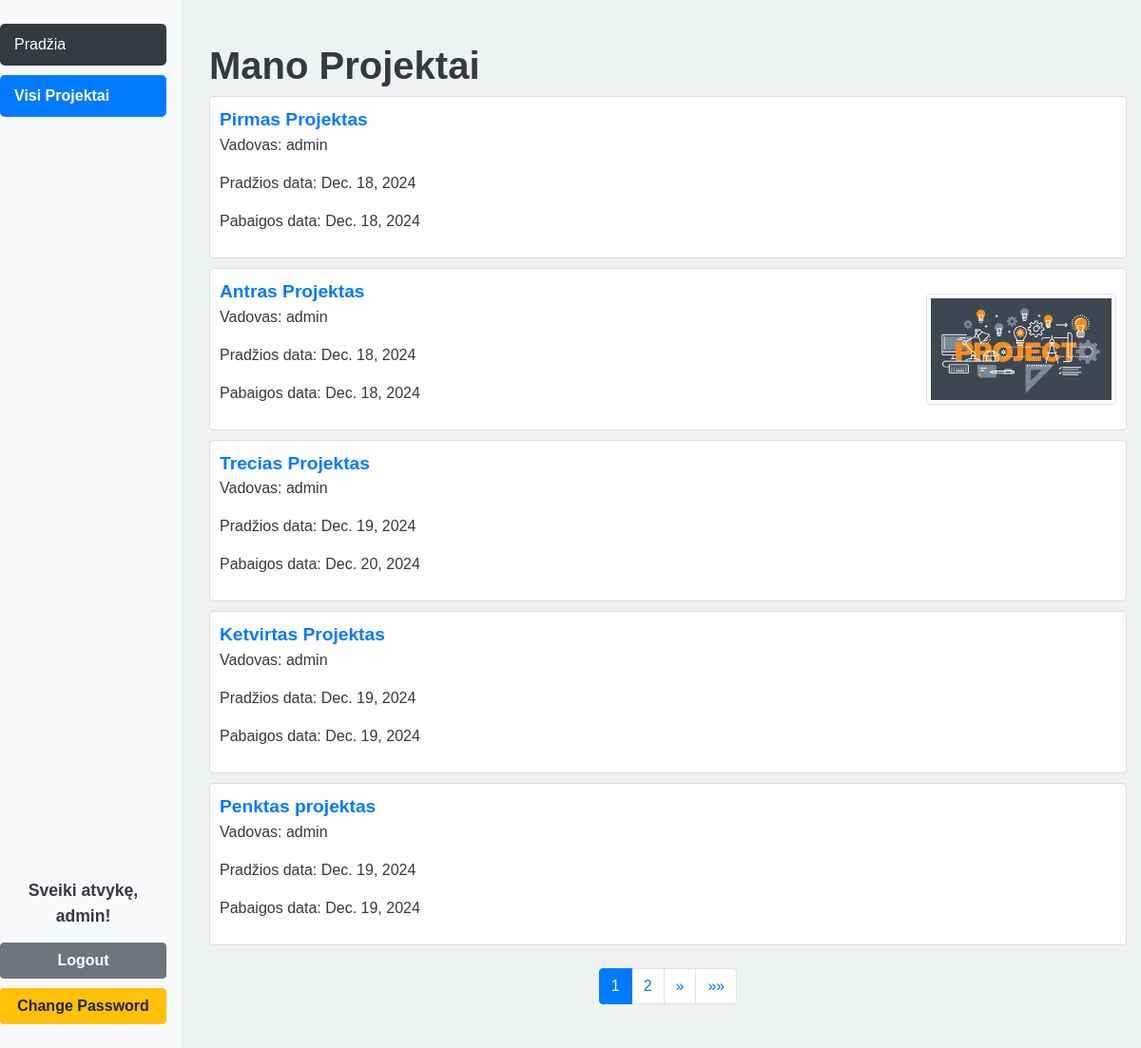
/projektai/projektai/ (signed in), run on the app's committed database.
### projektuvaldymas/models.py (models this page shows, shortened)
class Projektas(models.Model):
    id = models.UUIDField(primary_key=True, default=uuid.uuid4, editable=False)
    pavadinimas = models.CharField("Pavadinimas", max_length=250)
    pradzios_data = models.DateField("Pradžios data", default=timezone.now)
    pabaigos_data = models.DateField("Pabaigos data", null=True, blank=True)
    klientas = models.ForeignKey(Klientas, on_delete=models.CASCADE, related_name="projektai")
    vadovas = models.ForeignKey(User, on_delete=models.CASCADE, related_name="vadovaujami_projektai")
    darbuotojai = models.ManyToManyField(Darbuotojas, related_name="projektai")
    darbai = models.ManyToManyField(Darbas, related_name="projektai")
    saskaitos = models.ManyToManyField(Saskaita, related_name="projektai")
    nuotrauka = models.ImageField(upload_to='projekto_nuotraukos/', blank=True, null=True)
    aprasymas = HTMLField(blank=True)
    class Meta:
        verbose_name = "Projektas"
        verbose_name_plural = "Projektai"

### projektuvaldymas/views.py (the view)
# urls.py: path('projektai/', views.projektai_list, name='projektai_list'),
@login_required
def projektai_list(request):
    projektai = Projektas.objects.filter(vadovas=request.user)
    paginator = Paginator(projektai, 5)  # Show 5 projects per page
    page = request.GET.get('page')
    try:
        projektai_paginated = paginator.page(page)
    except PageNotAnInteger:
        projektai_paginated = paginator.page(1)  # If page is not an integer, deliver the first page
    except EmptyPage:
        projektai_paginated = paginator.page(paginator.num_pages)  # If page is out of range, deliver the last page
    return render(request, 'projektai_list.html', {'projektai': projektai_paginated})

### projektuvaldymas/templates/projektai_list.html (shortened to what this page needs)
{% extends 'base.html' %}
{% block content %}
<h1>Mano Projektai</h1>
{% if projektai %}
<ul class="list-group projektai-list">
    {% for projektas in projektai %}
    <li class="list-group-item projektas-item d-flex justify-content-between align-items-center">
        <div>
            <a href="{% url 'projektas_detail' projektas.pk %}" class="projektas-link">{{ projektas.pavadinimas }}</a>
            <p>Vadovas: {{ projektas.vadovas }}</p>
            <p>Pradžios data: {{ projektas.pradzios_data }}</p>
            <p>Pabaigos data: {{ projektas.pabaigos_data|default:"Nenurodyta" }}</p>
        </div>
        {% if projektas.nuotrauka %}
        <img src="{{ projektas.nuotrauka.url }}" alt="{{ projektas.pavadinimas }}" class="img-thumbnail ms-3"
             style="width: 200px; height: auto;">
        {% endif %}
    </li>
    {% endfor %}
</ul>
<nav aria-label="Page navigation" class="mt-4">
    <ul class="pagination justify-content-center">
        {% for num in projektai.paginator.page_range %}
        {% if num == projektai.number %}
        <li class="page-item active">
            <a class="page-link" href="#">{{ num }}</a>
        </li>
        {% elif num > projektai.number|add:'-3' and num < projektai.number|add:'3' %}
        <li class="page-item">
            <a class="page-link" href="?page={{ num }}">{{ num }}</a>
        </li>
        {% endif %}
        {% endfor %}
        {% if projektai.has_next %}
        <li class="page-item">
            <a class="page-link" href="?page={{ projektai.next_page_number }}" aria-label="Next">
                <span aria-hidden="true">&raquo;</span>
            </a>
        </li>
        <li class="page-item">
            <a class="page-link" href="?page={{ projektai.paginator.num_pages }}" aria-label="Last">
                <span aria-hidden="true">&raquo;&raquo;</span>
            </a>
        </li>
        {% endif %}
    </ul>
</nav>
{% else %}
<p class="text-muted">Jums nepriskirta jokių projektų.</p>
{% endif %}
{% endblock %}

### projektuvaldymas/templates/base.html (shortened to what this page needs)
<!DOCTYPE html>
<html lang="en">
<head>
    <link rel="stylesheet" href="https://stackpath.bootstrapcdn.com/bootstrap/4.1.3/css/bootstrap.min.css"
>
    {% load static %}
    <link rel="stylesheet" href="{% static 'css/styles.css' %}">
</head>
<body>
<div class="container-fluid h-100">
    <div class="row h-100">
        <div class="col-sm-2 d-flex flex-column sidebar">
            {% block sidebar %}
            <ul class="sidebar-nav">
                <li><a href="{% url 'index' %}" class="{% if request.resolver_match.url_name == 'index' %}active{% endif %}">Pradžia</a></li>
                <li><a href="{% url 'projektai_list' %}" class="{% if request.resolver_match.url_name == 'projektai_list' %}active{% endif %}">Visi Projektai</a></li>
            </ul>
            <div class="mt-auto sidebar-bottom">
                {% if user.is_authenticated %}
                <p class="welcome-message">Sveiki atvykę, {{ user.username }}!</p>
                <form method="post" action="{% url 'logout' %}">
                    <button type="submit" class="btn btn-secondary btn-block">Logout</button>
                </form>
                <a href="{% url 'password_change' %}" class="btn btn-warning btn-block">Change Password</a>
                {% else %}
                <a href="{% url 'login' %}" class="btn btn-primary btn-block">Login</a>
                <a href="{% url 'register' %}" class="btn btn-success btn-block">Register</a>
                {% endif %}
            </div>
            {% endblock %}
        </div>
        <div class="col-sm-10 content-wrapper">{% block content %}{% endblock %}</div>
    </div>
</div>
</body>
</html>

### projektuvaldymas/static/css/styles.css (style rules this page uses)
html, body { height: 100%; margin: 0; font-family: 'Arial', sans-serif; background-color: #eef2f3; color: #343a40; }
h1, h2 { font-weight: bold; margin-top: 15px; }
.container-fluid { height: 100%; padding: 0; }
.row { height: 100%; }
.sidebar { background-color: #f8f9fa; padding: 15px; display: flex; flex-direction: column; min-height: 100vh; position: relative; }
.sidebar-nav { list-style: none; padding: 0; margin: 0; flex-grow: 1; }
.sidebar-nav li { margin: 10px 0; }
.sidebar-nav a { text-decoration: none; color: #ffffff; display: block; padding: 10px 15px; background-color: #343a40; border-radius: 5px; transition: background-color 0.3s, transform 0.2s; }
.sidebar-nav a.active { background-color: #007bff; color: #ffffff; font-weight: bold; }
.sidebar-bottom { margin-top: auto; }
.sidebar-bottom .btn { margin-bottom: 10px; font-size: 1rem; font-weight: bold; display: block; text-align: center; }
.welcome-message { text-align: center; font-size: 1.1rem; font-weight: bold; color: #343a40; margin-bottom: 15px; }
.content-wrapper { padding: 30px; background-color: #eef2f3; min-height: 100%; }
.projektai-list { list-style: none; padding: 0; }
.projektas-item { margin-bottom: 15px; border: 1px solid #ddd; border-radius: 5px; padding: 15px; background-color: #ffffff; transition: transform 0.2s, box-shadow 0.2s; }
.projektas-link { font-size: 1.2rem; font-weight: bold; text-decoration: none; color: #007bff; }
.list-group-item { margin-bottom: 10px; border: 1px solid #ddd; border-radius: 5px; background-color: #ffffff; padding: 10px; }

### data on the page
Projektas: pavadinimas "Pirmas Projektas", vadovas "admin", pradzios_data "Dec. 18, 2024", pabaigos_data "Dec. 18, 2024"
Projektas: pavadinimas "Antras Projektas", vadovas "admin", pradzios_data "Dec. 18, 2024", pabaigos_data "Dec. 18, 2024", nuotrauka (picture)
Projektas: pavadinimas "Trecias Projektas", vadovas "admin", pradzios_data "Dec. 19, 2024", pabaigos_data "Dec. 20, 2024"
Projektas: pavadinimas "Ketvirtas Projektas", vadovas "admin", pradzios_data "Dec. 19, 2024", pabaigos_data "Dec. 19, 2024"
Projektas: pavadinimas "Penktas projektas", vadovas "admin", pradzios_data "Dec. 19, 2024", pabaigos_data "Dec. 19, 2024"

### other printed values
{{ user.username }} "admin"
{{ num }} "1"
{{ num }} "2"
